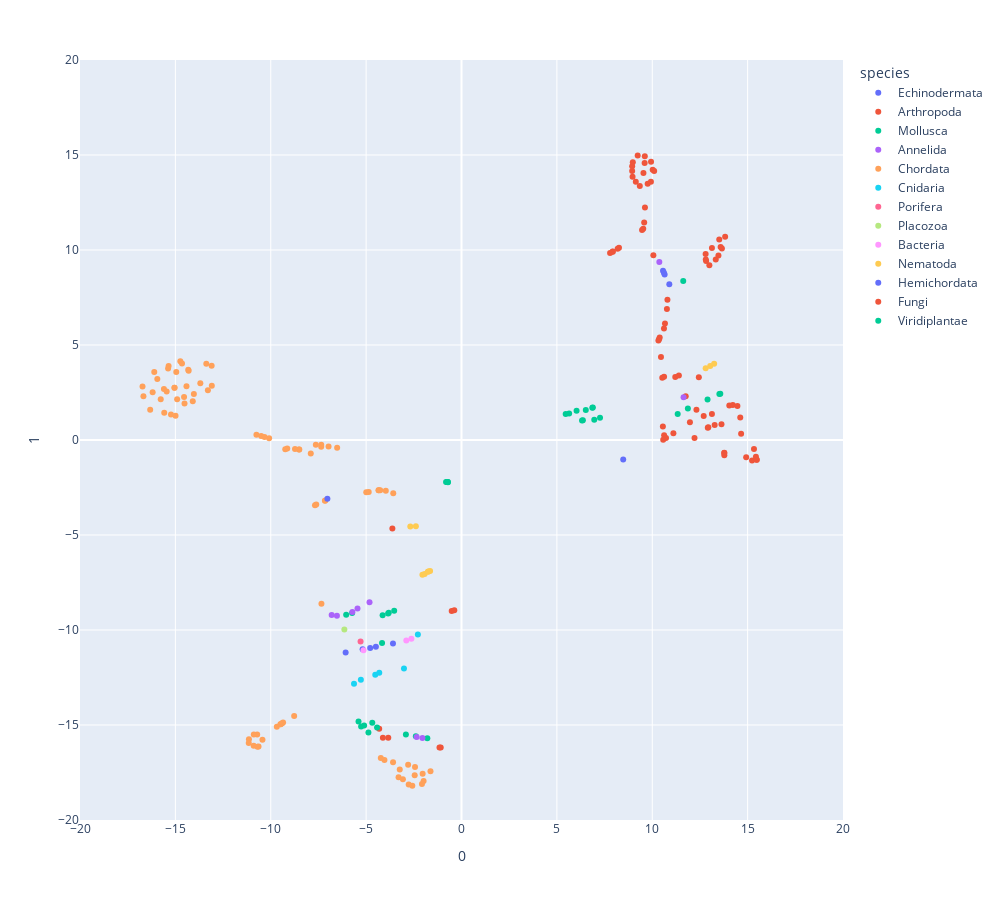

Notebook cell for this chart:
### Markdown cell above
## T-sne

### Code cell
# component = 2 car on veut 2 dimensions
tsne_2d = TSNE(n_components=2, random_state=0)
proj_tsne_phyl_2d = tsne_2d.fit_transform(phyl)

tsne_phyl_2d = px.scatter(
    proj_tsne_phyl_2d, x=0, y=1,
    color=colour.Color_species, labels={'color': 'species'}
)
tsne_phyl_2d.update_layout(xaxis_range=[-20, 20], yaxis_range=[-20, 20])
tsne_phyl_2d.update_layout(width=1000, height=900)
tsne_phyl_2d.update_xaxes(dtick=5)
tsne_phyl_2d.show()

### Figure 1 — Plotly figure (JSON) as saved in the notebook; plotly's stock layout.template omitted (floating-point values rounded to 4 significant figures)
{"data": [{"hovertemplate": "species=Echinodermata<br>0=%{x}<br>1=%{y}<extra></extra>", "legendgroup": "Echinodermata", "marker": {"color": "#636efa", "symbol": "circle"}, "mode": "markers", "name": "Echinodermata", "orientation": "v", "showlegend": true, "type": "scatter", "x": [10.89, 8.478, 10.56, 10.65, 10.61, -4.487, -4.788, -5.184, -6.073, -3.592], "xaxis": "x", "y": [8.2, -1.025, 8.902, 8.714, 8.796, -10.88, -10.94, -11.01, -11.18, -10.72], "yaxis": "y"}, {"hovertemplate": "species=Arthropoda<br>0=%{x}<br>1=%{y}<extra></extra>", "legendgroup": "Arthropoda", "marker": {"color": "#EF553B", "symbol": "circle"}, "mode": "markers", "name": "Arthropoda", "orientation": "v", "showlegend": true, "type": "scatter", "x": [10.62, 11.98, 13.63, 12.91, 12.94, 14.04, 11.11, 10.72, 12.22, 14.61, 10.46, 13.78, 15.47, 15.33, 13.77, 14.92, 15.23, 13.78, 15.48, 14.66, 11.75, 11.21, 10.52, 10.62, 10.56, 13.27, -4.121, 13.51, 13.33, 13.47, 12.99, 13.13, 12.8, 12.82, 12.81, 13.82, 13.65, 13.58, -3.839, 12.7, 7.925, 8.256, 8.184, -4.315, 9.601, 9.936, 9.237, 9.609, 14.22, 9.93, 10.1, 9.759, 9.466, 15.43, 10.57, 7.79, 8.947, 8.98, 8.948, 10.02, 9.539, 8.967, 9.528, 9.577, -3.623, 14.47, 9.138, 9.347, 10.62, 10.67, 10.39, 10.36, 10.32, 13.13, 12.32, 10.77, 10.8, -1.089, 11.4, 12.44, 7.929, -1.154, 9.618, 10.06], "xaxis": "x", "y": [0.2488, 0.9361, 0.8244, 0.646, 0.6721, 1.818, 0.3598, 0.09897, 0.09996, 1.18, 4.37, -0.802, -1.045, -0.4743, -0.6756, -0.9053, -1.075, -0.6809, -1.036, 0.3319, 2.301, 3.31, 3.27, 3.328, 0.7137, 0.783, -15.67, 10.55, 9.502, 9.707, 9.192, 10.11, 9.786, 9.422, 9.501, 10.7, 10.07, 10.16, -15.67, 1.268, 9.923, 10.11, 10.07, -15.2, 14.57, 14.64, 14.98, 14.93, 1.84, 13.6, 14.16, 13.49, 11.05, -0.8804, 0.007918, 9.841, 14.16, 14.62, 14.41, 14.22, 14.05, 13.85, 11.11, 11.44, -4.657, 1.788, 13.6, 13.37, 5.873, 6.13, 5.393, 5.302, 5.236, 1.367, 1.592, 6.899, 7.385, -16.18, 3.392, 3.304, 9.914, -16.18, 12.24, 9.728], "yaxis": "y"}, {"hovertemplate": "species=Mollusca<br>0=%{x}<br>1=%{y}<extra></extra>", "legendgroup": "Mollusca", "marker": {"color": "#00cc96", "symbol": "circle"}, "mode": "markers", "name": "Mollusca", "orientation": "v", "showlegend": true, "type": "scatter", "x": [11.33, 11.87, -2.915, -5.399, -5.104, -1.791, -4.426, 6.033, 6.363, 6.516, 5.461, 5.642, 12.9, -5.262, -4.678, 7.262, 13.52, 13.57, 6.961, -4.135, -3.847, -3.529, 11.62, 6.319, -6.046, -4.88, -5.735, -2.394, -3.813, 6.886, 6.858, -0.7561, -0.7101, -0.8106, -0.7447, -0.7159], "xaxis": "x", "y": [1.373, 1.654, -15.5, -14.82, -15.03, -15.7, -15.13, 1.541, 1.033, 1.581, 1.371, 1.4, 2.133, -15.08, -14.88, 1.177, 2.417, 2.434, 1.066, -9.225, -9.133, -8.988, 8.369, 1.02, -9.196, -15.4, -9.102, -15.59, -9.091, 1.711, 1.702, -2.211, -2.218, -2.21, -2.217, -2.216], "yaxis": "y"}, {"hovertemplate": "species=Annelida<br>0=%{x}<br>1=%{y}<extra></extra>", "legendgroup": "Annelida", "marker": {"color": "#ab63fa", "symbol": "circle"}, "mode": "markers", "name": "Annelida", "orientation": "v", "showlegend": true, "type": "scatter", "x": [-6.807, -5.452, -6.531, -4.822, 11.64, -2.048, 10.37, -2.35, -5.72], "xaxis": "x", "y": [-9.212, -8.871, -9.256, -8.537, 2.256, -15.68, 9.367, -15.63, -9.058], "yaxis": "y"}, {"hovertemplate": "species=Chordata<br>0=%{x}<br>1=%{y}<extra></extra>", "legendgroup": "Chordata", "marker": {"color": "#FFA15A", "symbol": "circle"}, "mode": "markers", "name": "Chordata", "orientation": "v", "showlegend": true, "type": "scatter", "x": [-8.773, -7.681, -7.343, -14.03, -15.6, -14.42, -14.32, -13.09, -14.09, -14.95, -14.52, -13.38, -13.1, -15.05, -13.69, -15.35, -14.74, -15.46, -15.38, -15.77, -16.72, -14.91, -16.19, -14.65, -16.67, -16.11, -15.95, -15.23, -16.32, -13.3, -15.58, -14.99, -9.136, -3.237, -2.798, -2.578, -4.23, -2.769, -3.589, -4.039, -2.073, -3.3, -2.436, -1.986, -1.626, -2.454, -7.614, -2.037, -3.073, -4.351, -4.338, -4.263, -3.969, -4.864, -4.993, -10.75, -10.09, -10.5, -10.33, -7.355, -7.636, -7.353, -8.502, -9.239, -8.522, -8.729, -7.901, -15.05, -7.161, -7.141, -6.519, -11.14, -10.71, -9.405, -10.64, -9.681, -9.476, -10.89, -9.353, -10.89, -10.43, -11.15, -10.7, -6.968, -14.3, -14.54, -9.494, -3.578], "xaxis": "x", "y": [-14.53, -3.432, -8.616, 2.424, 2.689, 2.823, 3.693, 2.851, 2.037, 3.579, 1.922, 4.011, 3.908, 2.754, 2.989, 3.893, 4.146, 2.552, 3.765, 2.143, 2.81, 2.148, 2.511, 4.023, 2.304, 3.577, 3.216, 1.343, 1.59, 2.617, 1.43, 1.28, -0.4524, -17.34, -17.09, -18.19, -16.73, -18.13, -16.96, -16.84, -18.1, -17.75, -17.22, -17.94, -17.44, -17.65, -3.394, -17.56, -17.86, -2.649, -2.65, -2.649, -2.672, -2.741, -2.745, 0.2755, 0.09618, 0.2057, 0.1543, -0.3503, -0.2456, -0.252, -0.4977, -0.4805, -0.4952, -0.4771, -0.7078, 2.752, -3.191, -3.185, -0.4061, -15.75, -15.51, -14.91, -16.13, -15.09, -14.95, -16.1, -14.87, -15.5, -15.77, -15.95, -16.15, -0.3376, 3.641, 2.257, -14.96, -2.8], "yaxis": "y"}, {"hovertemplate": "species=Cnidaria<br>0=%{x}<br>1=%{y}<extra></extra>", "legendgroup": "Cnidaria", "marker": {"color": "#19d3f3", "symbol": "circle"}, "mode": "markers", "name": "Cnidaria", "orientation": "v", "showlegend": true, "type": "scatter", "x": [-5.635, -3.016, -4.521, -4.311, -5.276, -2.287], "xaxis": "x", "y": [-12.83, -12.03, -12.35, -12.25, -12.61, -10.23], "yaxis": "y"}, {"hovertemplate": "species=Porifera<br>0=%{x}<br>1=%{y}<extra></extra>", "legendgroup": "Porifera", "marker": {"color": "#FF6692", "symbol": "circle"}, "mode": "markers", "name": "Porifera", "orientation": "v", "showlegend": true, "type": "scatter", "x": [-5.292], "xaxis": "x", "y": [-10.6], "yaxis": "y"}, {"hovertemplate": "species=Placozoa<br>0=%{x}<br>1=%{y}<extra></extra>", "legendgroup": "Placozoa", "marker": {"color": "#B6E880", "symbol": "circle"}, "mode": "markers", "name": "Placozoa", "orientation": "v", "showlegend": true, "type": "scatter", "x": [-6.141], "xaxis": "x", "y": [-9.977], "yaxis": "y"}, {"hovertemplate": "species=Bacteria<br>0=%{x}<br>1=%{y}<extra></extra>", "legendgroup": "Bacteria", "marker": {"color": "#FF97FF", "symbol": "circle"}, "mode": "markers", "name": "Bacteria", "orientation": "v", "showlegend": true, "type": "scatter", "x": [-2.894, -2.627, -5.139], "xaxis": "x", "y": [-10.55, -10.46, -11.06], "yaxis": "y"}, {"hovertemplate": "species=Nematoda<br>0=%{x}<br>1=%{y}<extra></extra>", "legendgroup": "Nematoda", "marker": {"color": "#FECB52", "symbol": "circle"}, "mode": "markers", "name": "Nematoda", "orientation": "v", "showlegend": true, "type": "scatter", "x": [13.04, 12.8, 13.25, -1.93, -1.647, -1.761, -2.049, -1.733, -2.685, -2.393], "xaxis": "x", "y": [3.898, 3.772, 4.014, -7.048, -6.891, -6.94, -7.087, -6.92, -4.55, -4.535], "yaxis": "y"}, {"hovertemplate": "species=Hemichordata<br>0=%{x}<br>1=%{y}<extra></extra>", "legendgroup": "Hemichordata", "marker": {"color": "#636efa", "symbol": "circle"}, "mode": "markers", "name": "Hemichordata", "orientation": "v", "showlegend": true, "type": "scatter", "x": [-7.03], "xaxis": "x", "y": [-3.091], "yaxis": "y"}, {"hovertemplate": "species=Fungi<br>0=%{x}<br>1=%{y}<extra></extra>", "legendgroup": "Fungi", "marker": {"color": "#EF553B", "symbol": "circle"}, "mode": "markers", "name": "Fungi", "orientation": "v", "showlegend": true, "type": "scatter", "x": [-0.5134, -0.3779], "xaxis": "x", "y": [-9.002, -8.956], "yaxis": "y"}, {"hovertemplate": "species=Viridiplantae<br>0=%{x}<br>1=%{y}<extra></extra>", "legendgroup": "Viridiplantae", "marker": {"color": "#00cc96", "symbol": "circle"}, "mode": "markers", "name": "Viridiplantae", "orientation": "v", "showlegend": true, "type": "scatter", "x": [-4.164], "xaxis": "x", "y": [-10.69], "yaxis": "y"}], "layout": {"height": 900, "legend": {"title": {"text": "species"}, "tracegroupgap": 0}, "margin": {"t": 60}, "width": 1000, "xaxis": {"anchor": "y", "domain": [0, 1], "dtick": 5, "range": [-20, 20], "title": {"text": "0"}, "type": "linear"}, "yaxis": {"anchor": "x", "domain": [0, 1], "range": [-20, 20], "title": {"text": "1"}, "type": "linear"}}}
